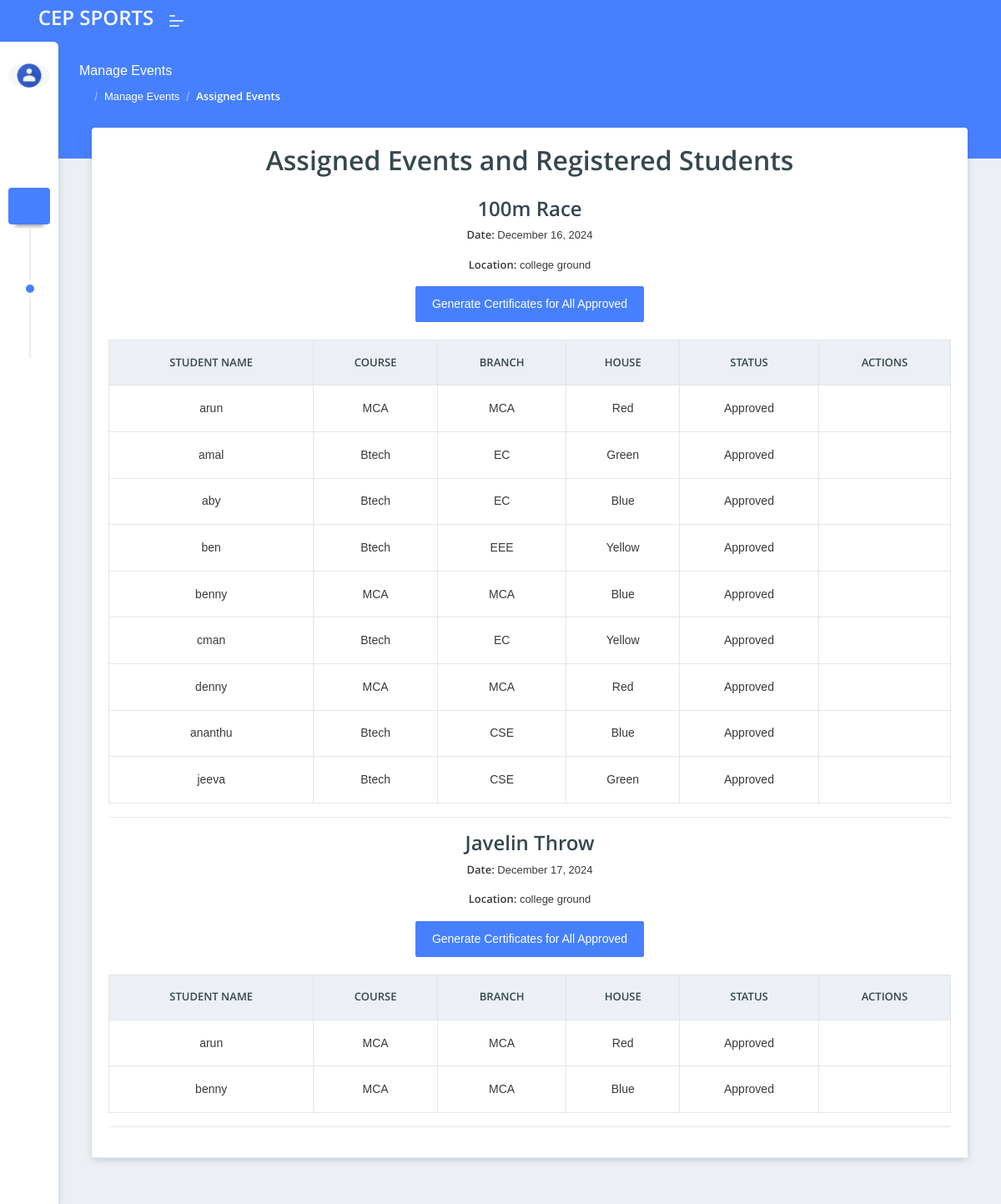
The page /coordinator/assigned_events/ (signed in) on the database as committed earlier.
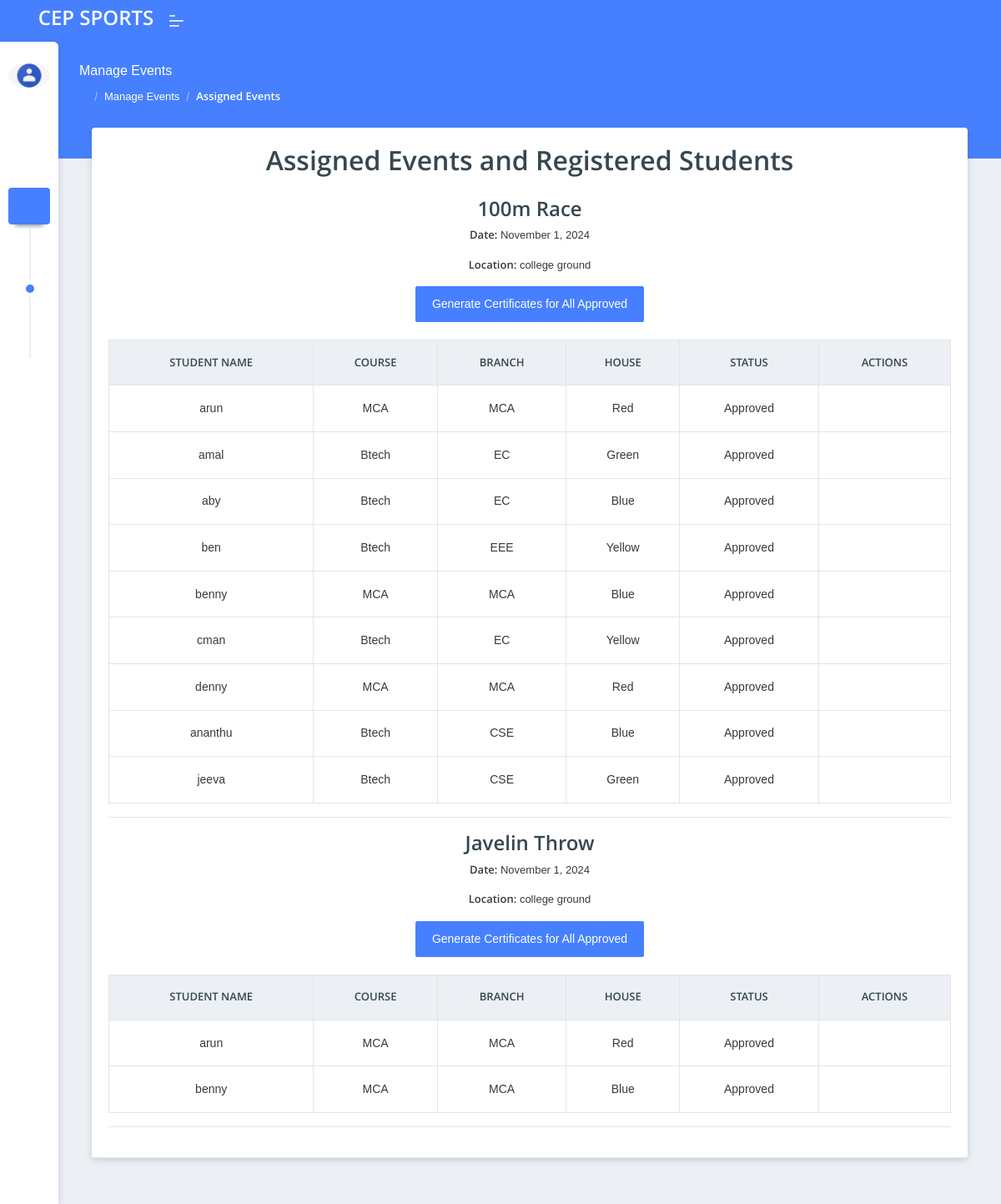
The same page on the database as committed later.
### admin_panel/models.py (models this page shows, shortened)
class SportEvent(models.Model):
    title = models.CharField(max_length=255)
    description = models.TextField()
    date = models.DateField()
    time = models.TimeField()
    location = models.CharField(max_length=255)
    sport_type = models.CharField(max_length=50)
    remarks = models.TextField(blank=True, null=True)
    coordinator = models.ForeignKey(Coordinator, on_delete=models.CASCADE)

### coordinator/views.py (the view)
# urls.py: path('assigned_events/', views.view_assigned_events, name='view_assigned_events'),
@login_required
def view_assigned_events(request):
    coordinator = get_object_or_404(Coordinator, user=request.user)
    assigned_events = CoordinatorAssignedEvent.objects.filter(coordinator=coordinator)
    events_with_students = []
    for assigned_event in assigned_events:
        event = assigned_event.sport_event
        registrations = EventRegistration.objects.filter(event=event)
        events_with_students.append((event, registrations))
    context = {
        'events_with_students': events_with_students,
    }
    return render(request, 'coordinator/view_assigned_events.html', context)

### coordinator/templates/coordinator/view_assigned_events.html (shortened to what this page needs)
{% extends "coordinator/base.html" %}
{% load static %}
{% block content %}
<div class="pcoded-main-container">
    <div class="pcoded-content">
        <div class="page-header">
            <div class="page-block">
                <div class="row align-items-center">
                    <div class="col-md-12">
                        <div class="page-header-title">
                            <h5 class="m-b-10">Manage Events</h5>
                        </div>
                        <ul class="breadcrumb">
                            <li class="breadcrumb-item"><a href="{% url 'coordinator_dashboard' %}"><i class="feather icon-home"></i></a></li>
                            <li class="breadcrumb-item"><a href="{% url 'manage_events' %}">Manage Events</a></li>
                            <li class="breadcrumb-item"><a href="#!">Assigned Events</a></li>
                        </ul>
                    </div>
                </div>
            </div>
        </div>
        <div class="col-sm-12">
            <div class="card">
                <div class="card-header text-center">
                    <h2 class="text-center mb-4">Assigned Events and Registered Students</h2>
                    {% for event, registrations in events_with_students %}
                        <h4>{{ event.title }}</h4>
                        <p><strong>Date:</strong> {{ event.date|date:"F j, Y" }}</p>
                        <p><strong>Location:</strong> {{ event.location }}</p>
                        {% if registrations|length > 0 %}
                                        <form method="POST" action="{% url 'generate_certificates_view' event.id %}">
                                            <button type="submit" class="btn btn-primary">Generate Certificates for All Approved</button>
                                        </form>
                                    {% endif %}
                                    <br>
                        {% if registrations %}
                        <table class="table table-bordered">
                            <thead>
                                <tr>
                                    <th>Student Name</th>
                                    <th>Course</th>
                                    <th>Branch</th>
                                    <th>House</th>
                                    <th>Status</th>
                                    <th>Actions</th>
                                </tr>
                            </thead>
                            <tbody>
                                {% for registration in registrations %}
                                    <tr>
                                        <td>{{ registration.full_name }}</td>
                                        <td>{{ registration.course }}</td>
                                        <td>{{ registration.branch }}</td>
                                        <td>{{ registration.house.name }}</td>
                                        <td>{{ registration.approved|yesno:"Approved,Pending" }}</td>
                                        <td>
                                        </td>
                                    </tr>
                                {% endfor %}
                            </tbody>
                        </table>
                        {% else %}
                            <p>No registrations for this event.</p>
                        {% endif %}
                        <hr>
                    {% endfor %}
                </div>
            </div>
        </div>
    </div>
{% endblock content %}

Rows that differ between the two databases and show on the page:
changed SportEvent "100m Race": date "December 16, 2024" → "November 1, 2024"
changed SportEvent "Javelin Throw": date "December 17, 2024" → "November 1, 2024"
